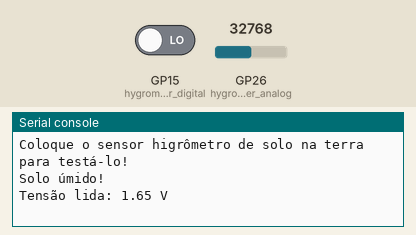
Bench run of a program on a simulated Raspberry Pi Pico running MicroPython. Shown: the last lines printed to the serial console. The inputs (shaded band) are chosen by the test bench; at power-on: GP15 (hygrometer_digital) LOW, GP26 (hygrometer_analog) = 32768 (analog values on the 0–65535 scale).

Above: at 1.2 s.
1.3 s: GP15 (hygrometer_digital) driven HIGH
At 1.9 s:
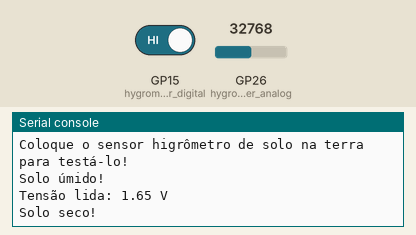
2.8 s: GP26 (hygrometer_analog) set to 45874
At 3.6 s:
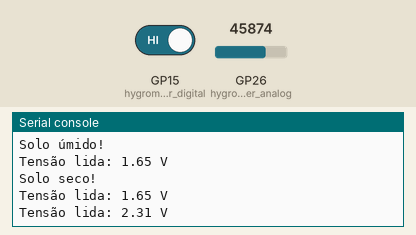
4.3 s: GP26 (hygrometer_analog) set to 57670
At 5.8 s:
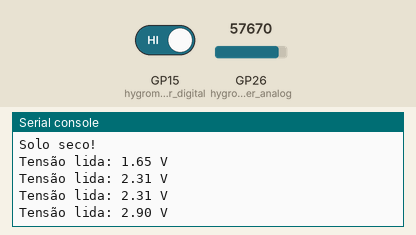
Timing chart, 0 to 7.3 s (numbered marks = the images above; inputs shaded):
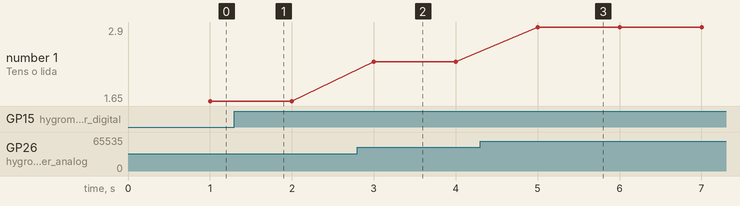

The program:

sensor_higrometro_solo_exemplo.py
```python
"""!
@file sensor_higrometro_solo_exemplo.py
@brief Sensor de Umidade do Solo (Higrômetro de Solo) com Raspberry Pi Pico
@details Este programa utiliza a Raspberry Pi Pico para ler o estado do sensor higrômetro de solo
         e exibir no console se o solo está umido ou seco. O código permite o uso de interrupções
         para lidar com as mudanças de estado do sensor (saída digital),  possui um debounce do sensor e
		 realiza também medição da saída analógica do sensor.
         Referência: https://www.eletrogate.com/modulo-sensor-de-umidade-de-solo/
@author Rodrigo França
@date 2023-03-17
"""

# Importa as classes Pin, ADC e Timer da biblioteca machine para controlar o hardware do Raspberry Pi Pico
from machine import Pin, ADC, Timer
# Importa a biblioteca utime para usar funções relacionadas ao tempo
import utime

# Define o pino do Raspberry Pi Pico conectado à saída digital do sensor higrômetro de solo
hygrometer_digital_pin = 15

# Define o pino do Raspberry Pi Pico conectado à saída analógica do sensor higrômetro de solo
hygrometer_analog_pin = 26

# Tempo de debounce para o sensor em ms
debounce_time_ms = 10

# Variável global para armazenar o estado atual do sensor
hygrometer_state = 0
# Variável global para armazenar o estado anterior do sensor
hygrometer_last_state = 0

# Habilita o uso de interrupção para o sensor
enable_irq = True

# Configura o pino da saída digital do sensor
hygrometer_digital = Pin(hygrometer_digital_pin, Pin.IN)

# Instancia o objeto ADC para leitura da saída analógica do sensor
hygrometer_analog = ADC(Pin(hygrometer_analog_pin))

# Instancia um objeto Timer para criar um temporizador para leitura da saída analógica do sensor
timer = Timer()

# Função temporizada para leitura da saída analógica do sensor
def hygrometer_analog_read(timer):
    # Lê o valor da entrada analógica do sensor como um valor positivo de 16 bits
    hygrometer_analog_value = hygrometer_analog.read_u16()
    # Converte o valor analógica na forma de um valor positivo de 16 bits para tensão (valor de um bit = 3.3/(2^16 - 1) = 3.3/65535)
    hygrometer_voltage = hygrometer_analog_value / 65535 * 3.3

    # Imprime o valor da tensão lida
    print("Tensão lida: {:.2f} V".format(hygrometer_voltage))

# Configurando o Timer para chamar a função hygrometer_analog_read em intervalos de tempo fixos (1Hz = 1s)
timer.init(freq=1, mode=Timer.PERIODIC, callback=hygrometer_analog_read)

# Verifica se a interrupção está habilitada
if enable_irq:
    # Função de callback para a interrupção do sensor
    def hygrometer_callback(pin):
        # Atualiza a variável global hygrometer_state com o valor do pino
        global hygrometer_state
        hygrometer_state = pin.value()

    # Adiciona a interrupção para detectar a mudança no estado da saída digital do sensor (borda de subida e descida)
    hygrometer_digital.irq(trigger=Pin.IRQ_RISING | Pin.IRQ_FALLING, handler=hygrometer_callback)

# Atualiza o estado atual e anterior da saída digital do sensor
hygrometer_state = hygrometer_digital.value()
hygrometer_last_state = hygrometer_digital.value()

# Imprime mensagem inicial
print("Coloque o sensor higrômetro de solo na terra para testá-lo!")

# Verifica o estado inicial do sensor
if hygrometer_state == 1:
    # Imprime que o solo está seco
    print("Solo seco!")
else:
    # Imprime que o solo está úmido
    print("Solo úmido!")

# Loop infinito
while True:
    # Verifica se a interrupção está desabilitada
    if not enable_irq:
        # Lê o estado do sensor
        hygrometer_state = hygrometer_digital.value()

    # Verifica se o estado do sensor mudou
    if hygrometer_state != hygrometer_last_state:
        # Aguarda um período para fazer o debounce
        utime.sleep_ms(debounce_time_ms)
        # Verifica se a interrupção está desabilitada
        if not enable_irq:
            # Lê o estado do sensor
            hygrometer_state = hygrometer_digital.value()

    # Verifica se ocorreu uma borda de subida no sinal do sensor
    if hygrometer_state == 1 and hygrometer_last_state == 0:
        # Atualiza o estado anterior do sensor
        hygrometer_last_state = 1
        # Imprime que foi detectado solo seco pelo sensor higrômetro de solo
        print("Solo seco!")

    # Verifica se ocorreu uma borda de descida no sinal do sensor
    elif hygrometer_state == 0 and hygrometer_last_state == 1:
        # Atualiza o estado anterior do sensor
        hygrometer_last_state = 0
        # Imprime que foi detectado solo úmido pelo sensor higrômetro de solo
        print("Solo úmido!")
```

Measured:
- after the input at 1.3 s, the serial console: prints a new line at once (image 1)
- after the input at 2.8 s, the serial console: prints a new line after 0.20 s (image 2)
- after the input at 4.3 s, the serial console: prints a new line after 0.70 s (image 3)
- plotted number 1: 1.65 → 2.31 after the input at 2.8 s, 2.31 → 2.9 after the input at 4.3 s
